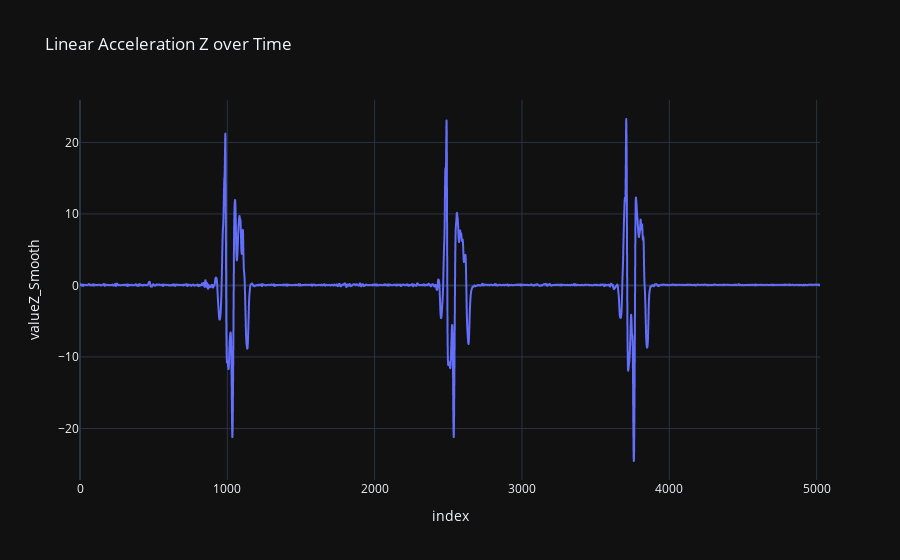

Here is the notebook cell this chart was saved with:
### Code cell
import plotly.express as px

fig = px.line(df, y='valueZ_Smooth', title='Linear Acceleration Z over Time')
fig.show()

### Figure 1 — Plotly figure (JSON) as saved in the notebook; plotly's stock layout.template omitted (floating-point values rounded to 4 significant figures; data arrays with more than 128 entries replaced by an {"elided": "..."} marker saying what was removed)
{"data": [{"hovertemplate": "index=%{x}<br>valueZ_Smooth=%{y}<extra></extra>", "legendgroup": "", "line": {"color": "#636efa", "dash": "solid"}, "marker": {"symbol": "circle"}, "mode": "lines", "name": "", "showlegend": false, "x": {"elided": "5024 int values"}, "xaxis": "x", "y": {"elided": "5024 float values"}, "yaxis": "y", "type": "scattergl"}], "layout": {"xaxis": {"anchor": "y", "domain": [0.0, 1.0], "title": {"text": "index"}}, "yaxis": {"anchor": "x", "domain": [0.0, 1.0], "title": {"text": "valueZ_Smooth"}}, "legend": {"tracegroupgap": 0}, "title": {"text": "Linear Acceleration Z over Time"}}}
